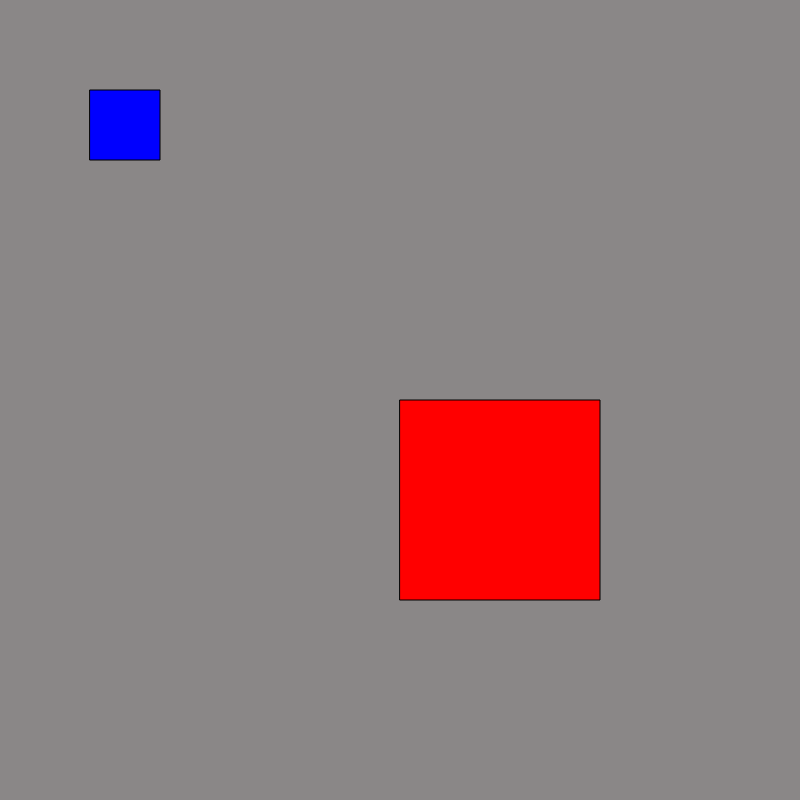
Frame 1 (no input)
Frame 60 (no input): identical to frame 1, image omitted
Frame 120 (the mouse pressed at the canvas centre since frame 60): identical to frame 1, image omitted

The p5.js sketch that drew this single still picture (run headless with seeded random() and noise() and a simulated clock; from frame 60 on, the mouse is pressed at the canvas centre):

// p5.js sketch
// ── sketch.js
// CS30 Final Project
// Kalim Pugh
// 11/17/2025
//
// Extra for Experts:
// - describe what you did to take this project "above and beyond"

// Declaring Variables.

let x = 90;
let y = 90;
let size = 70;
let oldX = x;
let oldY = y;
let speed = 5;
let barrier_X_positions = [];
let barrier_Y_positions = [];
let barrier_widths = [];
let barrier_heights = [];
let mapChangeX = [400,600, 200, 300,300,200,200, 0,700, 100,500,200, 200,700, 400, 500, 700];
let mapChangeY = [400,600, 200, 300, 600,200,200,600,300, 100,500,300, 700, 700,300,300, 700];
let mapChangeWidth = [200,100, 50, 100, 100,100,100,150,80, 100, 50,100, 100, 100,50,100, 100];
let mapChangeHeight = [200,100, 50, 100, 100,100,100,150,80, 100, 50,100, 100, 100,50,100, 100];
let map = 1;

function setup() {
  createCanvas(800, 800);
  background('#8a8787ff');
}

// Checking for movement.

function draw() {
  background("white"); 
  if (keyIsDown(87) === true){
    y = y - speed;
    checkOnBarrier();
    mapChange();
    oldY = y;
  }
  if (keyIsDown(83) === true){
    y = y + speed;
    checkOnBarrier();
    mapChange();
    oldY= y;
  }
  if (keyIsDown(65) === true){
    x = x - speed;
    checkOnBarrier();
    mapChange();
    oldX = x;
  }
  if (keyIsDown(68) === true){
    x = x + speed;
    checkOnBarrier();
    mapChange();
    oldX = x;
  }
  updatePosition();
}

// Constantly Updating position depending on map.

function updatePosition(){
  background('#8a8787ff');
  fill("black");
  if (map === 1){
    fill('red');
    rect(mapChangeX[0], mapChangeY[0], mapChangeWidth[0], mapChangeHeight[0]);
  }
  if (map === 2){
    fill("red");
    rect(mapChangeX[1], mapChangeY[1], mapChangeWidth[1], mapChangeHeight[1]);      
    rect(mapChangeX[2], mapChangeY[2], mapChangeWidth[2], mapChangeHeight[2]);
    rect(mapChangeX[8], mapChangeY[8], mapChangeWidth[8], mapChangeHeight[8]);
  }
  if (map === 3) {
    fill("red");
    rect(mapChangeX[3], mapChangeY[3], mapChangeWidth[3], mapChangeHeight[3]);
    rect(mapChangeX[4], mapChangeY[4], mapChangeWidth[4], mapChangeHeight[4]);
    rect(mapChangeX[7], mapChangeY[7], mapChangeWidth[7], mapChangeHeight[7]);
  }
  if (map === 4){
    fill("red");
    rect(mapChangeX[5], mapChangeY[5], mapChangeWidth[5], mapChangeHeight[5]);
  }
  if (map === 5){
    fill("red");
    rect(mapChangeX[6], mapChangeY[6], mapChangeWidth[6], mapChangeHeight[6]);
  }
  if (map === 6){
    fill("red");
    rect(mapChangeX[9], mapChangeY[9], mapChangeWidth[9], mapChangeHeight[9]);
    rect(mapChangeX[10], mapChangeY[10], mapChangeWidth[10], mapChangeHeight[10]);
  }
  if (map === 7){
    fill("red");
    rect(mapChangeX[11], mapChangeY[11], mapChangeWidth[11], mapChangeHeight[11]);
    rect(mapChangeX[12], mapChangeY[12], mapChangeWidth[12], mapChangeHeight[12]);
    rect(mapChangeX[14], mapChangeY[14], mapChangeWidth[14], mapChangeHeight[14]);
  }
  if (map === 8){
    fill("red");
    rect(mapChangeX[13], mapChangeY[13], mapChangeWidth[13], mapChangeHeight[13]);
  }
  if (map === 9){
    fill("red");
    rect(mapChangeX[15],mapChangeY[15],mapChangeWidth[15],mapChangeHeight[15]);
  }
  if (map === 10){
    fill("red");
    rect(mapChangeX[16],mapChangeY[16],mapChangeWidth[16],mapChangeHeight[16]);
  }
  fill("blue");
  square(x, y, 70);
}



function mapChange(){
  if (x > mapChangeX[0] - size && x < mapChangeX[0] + mapChangeWidth[0] && y > mapChangeY[0] - size && y < mapChangeY[0] + mapChangeHeight[0] && map === 1){
    map =2;
    console.log(map);
    x = 5;
    y = 5;
  }
  if (x > mapChangeX[1] - size && x < mapChangeX[1] + mapChangeWidth[1] && y > mapChangeY[1] - size && y < mapChangeY[1] + mapChangeHeight[1] && map === 2){
    map = 1;
    console.log(map);
    x = 5;
    y = 5;
  }
  if (x > mapChangeX[2] - size && x < mapChangeX[2] + mapChangeWidth[2] && y > mapChangeY[2] - size && y < mapChangeY[2] + mapChangeHeight[2] && map === 2){
    map = 3;
    console.log(map);
    x = 5;
    y = 5;
  }
  if (x > mapChangeX[3] - size && x < mapChangeX[3] + mapChangeWidth[3] && y > mapChangeY[3] - size && y < mapChangeY[3] + mapChangeHeight[3] && map === 3){
    map = 4;
    console.log(map);
    x = 5;
    y = 5;
  }
  if (x > mapChangeX[4] - size && x < mapChangeX[4] + mapChangeWidth[4] && y > mapChangeY[4] - size && y < mapChangeY[4] + mapChangeHeight[4] && map === 3){
    map = 5;
    console.log(map);
    x = 5;
    y = 5;
  }
  if (x > mapChangeX[5] - size && x < mapChangeX[5] + mapChangeWidth[5] && y > mapChangeY[5] - size && y < mapChangeY[5] + mapChangeHeight[5] && map === 4){
    map = 3;
    console.log(map);
    x = 5;
    y = 5;
  }
  if (x > mapChangeX[6] - size && x < mapChangeX[6] + mapChangeWidth[6] && y > mapChangeY[6] - size && y < mapChangeY[6] + mapChangeHeight[6] && map === 5){
    map = 3;
    console.log(map);
    x = 5;
    y = 5;
  }
  if (x > mapChangeX[7] - size && x < mapChangeX[7] + mapChangeWidth[7] && y > mapChangeY[7] - size && y < mapChangeY[7] + mapChangeHeight[7] && map === 3){
    map = 2;
    console.log(map);
    x = 5;
    y = 5;
  }
  if (x > mapChangeX[8] - size && x < mapChangeX[8] + mapChangeWidth[8] && y > mapChangeY[8] - size && y < mapChangeY[8] + mapChangeHeight[8] && map === 2){
    map = 6;
    console.log(map);
    x = 5;
    y = 5;
  }
  if (x > mapChangeX[9] - size && x < mapChangeX[9] + mapChangeWidth[9] && y > mapChangeY[9] - size && y < mapChangeY[9] + mapChangeHeight[9] && map === 6){
    map = 2;
    console.log(map);
    x = 5;
    y = 5;
  }
  if (x > mapChangeX[10] - size && x < mapChangeX[10] + mapChangeWidth[10] && y > mapChangeY[10] - size && y < mapChangeY[10] + mapChangeHeight[10] && map === 6){
    map = 7;
    console.log(map);
    x = 5;
    y = 5;
  }
  if (x > mapChangeX[11] - size && x < mapChangeX[11] + mapChangeWidth[11] && y > mapChangeY[11] - size && y < mapChangeY[11] + mapChangeHeight[11] && map === 7){
    map = 6;
    console.log(map);
    x = 5;
    y = 5;
  }
  if (x > mapChangeX[12] - size && x < mapChangeX[12] + mapChangeWidth[12] && y > mapChangeY[12] - size && y < mapChangeY[12] + mapChangeHeight[12] && map === 7){
    map = 8;
    console.log(map);
    x = 5;
    y = 5;
  }
  if (x > mapChangeX[13] - size && x < mapChangeX[13] + mapChangeWidth[13] && y > mapChangeY[13] - size && y < mapChangeY[13] + mapChangeHeight[13] && map === 8){
    map = 7;
    console.log(map);
    x = 5;
    y = 5;
  }
  if (x > mapChangeX[14] - size && x < mapChangeX[14] + mapChangeWidth[14] && y > mapChangeY[14] - size && y < mapChangeY[14] + mapChangeHeight[14] && map === 7){
    map = 9;
    console.log(map);
    x = 5;
    y = 5;
  }
  if (x > mapChangeX[15] - size && x < mapChangeX[15] + mapChangeWidth[15] && y > mapChangeY[15] - size && y < mapChangeY[15] + mapChangeHeight[15] && map === 9){
    map = 10;
    console.log(map);
    x = 5;
    y = 5;
  }
  if (x > mapChangeX[16] - size && x < mapChangeX[16] + mapChangeWidth[16] && y > mapChangeY[16] - size && y < mapChangeY[16] + mapChangeHeight[16] && map === 10){
    map = 9;
    console.log(map);
    x = 5;
    y = 5;
  }
}
function checkOnBarrier(){
  if (x > 800 - size|| x < 0 || y > 800 - size|| y < 0){
    x = oldX;
    y = oldY;
  }
}
